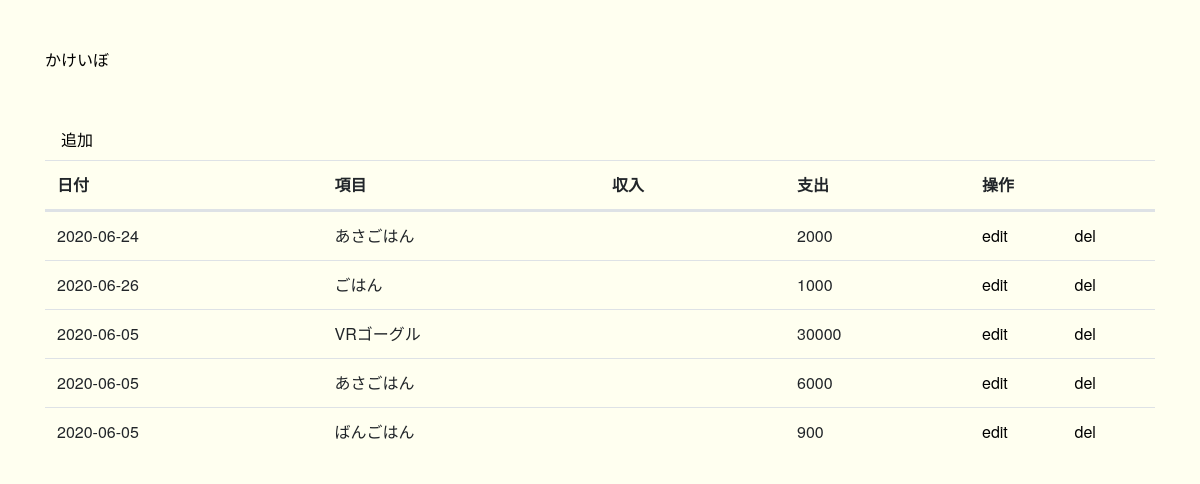
The page / on the database its author committed.
### tables this page shows
CREATE TABLE `records` (
  `id` int(11) NOT NULL,
  `title` varchar(100) NOT NULL,
  `type` int(11) NOT NULL,
  `amount` int(11) NOT NULL,
  `date` date NOT NULL,
  `created_at` timestamp NOT NULL DEFAULT CURRENT_TIMESTAMP ON UPDATE CURRENT_TIMESTAMP,
  `updated_at` timestamp NOT NULL DEFAULT '0000-00-00 00:00:00'
);

### index.php (the view, shortened to what this page needs)
<?php
$pdo = connect_to_db();
$sql = 'SELECT * FROM records';
$stmt = $pdo->prepare($sql);
$status = $stmt->execute();
if ($status == false) {
  $error = $stmt->errorInfo();
  echo json_encode(["error_msg" => "{$error[2]}"]);
  exit();
} else {
  $result = $stmt->fetchAll(PDO::FETCH_ASSOC);
}
?>
<!DOCTYPE html>
<html lang="ja">
<head>
  <link rel="stylesheet" href="./assets/css/reset.css">
  <link rel="stylesheet" href="https://stackpath.bootstrapcdn.com/bootstrap/4.4.1/css/bootstrap.min.css">
  <link rel="stylesheet" href="./assets/css/style.css">
</head>
<body style="background-color: #FFFFF0;">
  <div class="container">
    <header class="my-5">
      <nav>
        <a href="index.php" style="text-decoration: none;color:black;">かけいぼ</a>
      </nav>
    </header>
    <div class="row">
      <div class="col-12">
        <div class="table-responsive">
          <table class="table table-striped table-fixed">
            <thead>
              <tr>
                <th scope="col" class="col-3">日付</th>
                <th scope="col" class="col-3">項目</th>
                <th scope="col" class="col-2">収入</th>
                <th scope="col" class="col-2">支出</th>
                <th scope="col" class="col-2">操作</th>
              </tr>
            </thead>
            <tbody>
              <?php foreach ($result as $record) : ?>
                <tr>
                  <td class='col-3'><?= $record["date"] ?></td>
                  <td class='col-3'><?= $record["title"] ?></td>
                  <td class='col-2'><?= $record['type'] == 0 ? $record["amount"] : '' ?></td>
                  <td class='col-2'><?= $record['type'] == 1 ? $record["amount"] : '' ?></td>
                  <td class='col-1'><a href='editForm.php?id=<?= $record["id"] ?>' style='text-decoration: none; color: black;'>edit</a></td>
                  <td class='col-1'><a href='delete.php?id=<?= $record["id"] ?>' style='text-decoration: none; color: black;'>del</a></td>
                </tr>
              <?php endforeach ?>
              <a class="nav-link" href="./createForm.php" style="text-decoration: none;color:black;">追加</a>
            </tbody>
          </table>
        </div>
      </div>
    </div>
  </div>
</body>
</html>

### assets/css/style.css (style rules this page uses)
:root { --font-family-sans-serif: "Helvetica Neue", Helvetica, Arial, "游ゴシック体", "Yu Gothic", YuGothic, "Hiragino Kaku Gothic ProN", Meiryo, sans-serif; --font-family-monospace: SFMono-Regular, Menlo, Monaco, Consolas, "Liberation Mono", "Courier New", monospace; }
body { font-family: "Helvetica Neue", Helvetica, Arial, "游ゴシック体", "Yu Gothic", YuGothic, "Hiragino Kaku Gothic ProN", Meiryo, "Open Sans", sans-serif; background-color: ; }
.table-fixed tbody { height: 70vh; overflow-y: auto; width: 100%; }
.table-fixed thead, .table-fixed tbody, .table-fixed tr, .table-fixed td, .table-fixed th { display: block; }
.table-fixed tbody td, .table-fixed tbody th, .table-fixed thead > tr > th { float: left; position: relative; }
.table-fixed tbody td::after, .table-fixed tbody th::after, .table-fixed thead > tr > th::after { content: ""; clear: both; display: block; }

### rows shown on the page
records: date "2020-06-24", title "あさごはん", amount "2000"
records: date "2020-06-26", title "ごはん", amount "1000"
records: date "2020-06-05", title "VRゴーグル", amount "30000"
records: date "2020-06-05", title "あさごはん", amount "6000"
records: date "2020-06-05", title "ばんごはん", amount "900"
